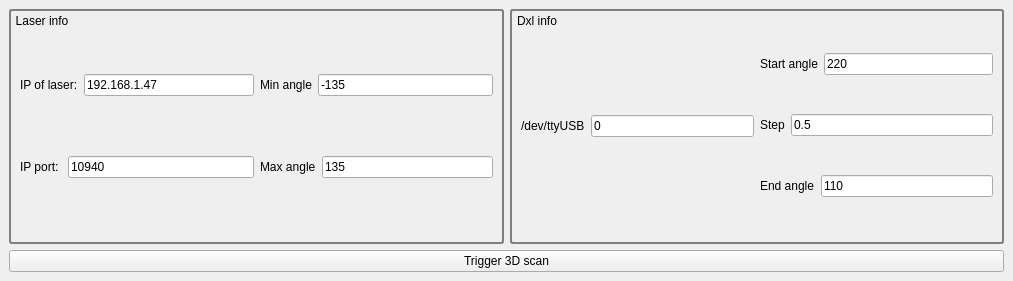
<?xml version="1.0" encoding="UTF-8"?>
<ui version="4.0">
 <class>LaserScanPlugin</class>
 <widget class="QDockWidget" name="LaserScanPlugin">
  <property name="geometry">
   <rect>
    <x>0</x>
    <y>0</y>
    <width>1013</width>
    <height>281</height>
   </rect>
  </property>
  <property name="sizePolicy">
   <sizepolicy hsizetype="Fixed" vsizetype="Preferred">
    <horstretch>0</horstretch>
    <verstretch>0</verstretch>
   </sizepolicy>
  </property>
  <property name="windowTitle">
   <string>Laser Scan</string>
  </property>
  <widget class="QWidget" name="dockWidgetContents">
   <layout class="QVBoxLayout" name="verticalLayout_4">
    <item>
     <layout class="QHBoxLayout" name="horizontalLayout_8">
      <item>
       <widget class="QGroupBox" name="laser_info_group">
        <property name="sizePolicy">
         <sizepolicy hsizetype="MinimumExpanding" vsizetype="MinimumExpanding">
          <horstretch>0</horstretch>
          <verstretch>0</verstretch>
         </sizepolicy>
        </property>
        <property name="styleSheet">
         <string notr="true">QGroupBox { 
   border: 2px solid gray; 
   border-radius: 3px; 
}

QGroupBox::title { 
    background-color: transparent;
    subcontrol-position: top left; /* position at the top left*/ 
    padding-top: 5px;
    padding-left: 5px;
 } </string>
        </property>
        <property name="title">
         <string>Laser info</string>
        </property>
        <layout class="QHBoxLayout" name="horizontalLayout_7">
         <item>
          <layout class="QVBoxLayout" name="verticalLayout">
           <item>
            <layout class="QHBoxLayout" name="horizontalLayout_2">
             <item>
              <widget class="QLabel" name="label">
               <property name="sizePolicy">
                <sizepolicy hsizetype="Fixed" vsizetype="Fixed">
                 <horstretch>0</horstretch>
                 <verstretch>0</verstretch>
                </sizepolicy>
               </property>
               <property name="text">
                <string>IP of laser:</string>
               </property>
              </widget>
             </item>
             <item>
              <widget class="QLineEdit" name="ip_input">
               <property name="sizePolicy">
                <sizepolicy hsizetype="Preferred" vsizetype="Fixed">
                 <horstretch>0</horstretch>
                 <verstretch>0</verstretch>
                </sizepolicy>
               </property>
               <property name="text">
                <string>192.168.1.47</string>
               </property>
              </widget>
             </item>
            </layout>
           </item>
           <item>
            <layout class="QHBoxLayout" name="horizontalLayout_10">
             <item>
              <widget class="QLabel" name="label_2">
               <property name="sizePolicy">
                <sizepolicy hsizetype="Fixed" vsizetype="Fixed">
                 <horstretch>0</horstretch>
                 <verstretch>0</verstretch>
                </sizepolicy>
               </property>
               <property name="text">
                <string>IP port: </string>
               </property>
              </widget>
             </item>
             <item>
              <widget class="QLineEdit" name="ip_port_input">
               <property name="sizePolicy">
                <sizepolicy hsizetype="Preferred" vsizetype="Fixed">
                 <horstretch>0</horstretch>
                 <verstretch>0</verstretch>
                </sizepolicy>
               </property>
               <property name="text">
                <string>10940</string>
               </property>
              </widget>
             </item>
            </layout>
           </item>
          </layout>
         </item>
         <item>
          <layout class="QVBoxLayout" name="verticalLayout_2">
           <item>
            <layout class="QHBoxLayout" name="horizontalLayout">
             <item>
              <widget class="QLabel" name="label_7">
               <property name="sizePolicy">
                <sizepolicy hsizetype="Fixed" vsizetype="Fixed">
                 <horstretch>0</horstretch>
                 <verstretch>0</verstretch>
                </sizepolicy>
               </property>
               <property name="text">
                <string>Min angle</string>
               </property>
              </widget>
             </item>
             <item>
              <widget class="QLineEdit" name="min_detection_angle">
               <property name="sizePolicy">
                <sizepolicy hsizetype="Preferred" vsizetype="Fixed">
                 <horstretch>0</horstretch>
                 <verstretch>0</verstretch>
                </sizepolicy>
               </property>
               <property name="text">
                <string>-135</string>
               </property>
              </widget>
             </item>
            </layout>
           </item>
           <item>
            <layout class="QHBoxLayout" name="horizontalLayout_14">
             <item>
              <widget class="QLabel" name="label_9">
               <property name="sizePolicy">
                <sizepolicy hsizetype="Fixed" vsizetype="Fixed">
                 <horstretch>0</horstretch>
                 <verstretch>0</verstretch>
                </sizepolicy>
               </property>
               <property name="text">
                <string>Max angle</string>
               </property>
              </widget>
             </item>
             <item>
              <widget class="QLineEdit" name="max_detection_angle">
               <property name="sizePolicy">
                <sizepolicy hsizetype="Preferred" vsizetype="Fixed">
                 <horstretch>0</horstretch>
                 <verstretch>0</verstretch>
                </sizepolicy>
               </property>
               <property name="text">
                <string>135</string>
               </property>
              </widget>
             </item>
            </layout>
           </item>
          </layout>
         </item>
        </layout>
       </widget>
      </item>
      <item>
       <widget class="QGroupBox" name="dxl_info_group">
        <property name="sizePolicy">
         <sizepolicy hsizetype="MinimumExpanding" vsizetype="Preferred">
          <horstretch>0</horstretch>
          <verstretch>0</verstretch>
         </sizepolicy>
        </property>
        <property name="styleSheet">
         <string notr="true">QGroupBox { 
   border: 2px solid gray; 
   border-radius: 3px; 
}

QGroupBox::title { 
    background-color: transparent;
    subcontrol-position: top left; /* position at the top left*/ 
    padding-top: 5px;
    padding-left: 5px;
 } </string>
        </property>
        <property name="title">
         <string>Dxl info</string>
        </property>
        <layout class="QHBoxLayout" name="horizontalLayout_12">
         <item>
          <layout class="QHBoxLayout" name="horizontalLayout_11">
           <item>
            <widget class="QLabel" name="label_3">
             <property name="sizePolicy">
              <sizepolicy hsizetype="Fixed" vsizetype="Fixed">
               <horstretch>0</horstretch>
               <verstretch>0</verstretch>
              </sizepolicy>
             </property>
             <property name="text">
              <string>/dev/ttyUSB</string>
             </property>
            </widget>
           </item>
           <item>
            <widget class="QLineEdit" name="ttyUSB_input">
             <property name="sizePolicy">
              <sizepolicy hsizetype="Preferred" vsizetype="Fixed">
               <horstretch>0</horstretch>
               <verstretch>0</verstretch>
              </sizepolicy>
             </property>
             <property name="text">
              <string>0</string>
             </property>
            </widget>
           </item>
           <item>
            <layout class="QHBoxLayout" name="horizontalLayout_3"/>
           </item>
          </layout>
         </item>
         <item>
          <layout class="QVBoxLayout" name="verticalLayout_6">
           <item>
            <layout class="QHBoxLayout" name="horizontalLayout_4">
             <item>
              <widget class="QLabel" name="label_4">
               <property name="sizePolicy">
                <sizepolicy hsizetype="Fixed" vsizetype="Fixed">
                 <horstretch>0</horstretch>
                 <verstretch>0</verstretch>
                </sizepolicy>
               </property>
               <property name="text">
                <string>Start angle</string>
               </property>
              </widget>
             </item>
             <item>
              <widget class="QLineEdit" name="start_angle_input">
               <property name="sizePolicy">
                <sizepolicy hsizetype="Preferred" vsizetype="Fixed">
                 <horstretch>0</horstretch>
                 <verstretch>0</verstretch>
                </sizepolicy>
               </property>
               <property name="text">
                <string>220</string>
               </property>
              </widget>
             </item>
            </layout>
           </item>
           <item>
            <layout class="QHBoxLayout" name="horizontalLayout_6">
             <property name="spacing">
              <number>6</number>
             </property>
             <item>
              <widget class="QLabel" name="label_6">
               <property name="sizePolicy">
                <sizepolicy hsizetype="Fixed" vsizetype="Fixed">
                 <horstretch>0</horstretch>
                 <verstretch>0</verstretch>
                </sizepolicy>
               </property>
               <property name="text">
                <string>Step</string>
               </property>
              </widget>
             </item>
             <item>
              <widget class="QLineEdit" name="step_angle_input">
               <property name="sizePolicy">
                <sizepolicy hsizetype="Preferred" vsizetype="Fixed">
                 <horstretch>0</horstretch>
                 <verstretch>0</verstretch>
                </sizepolicy>
               </property>
               <property name="text">
                <string>0.5</string>
               </property>
              </widget>
             </item>
            </layout>
           </item>
           <item>
            <layout class="QHBoxLayout" name="horizontalLayout_5">
             <item>
              <widget class="QLabel" name="label_5">
               <property name="sizePolicy">
                <sizepolicy hsizetype="Fixed" vsizetype="Fixed">
                 <horstretch>0</horstretch>
                 <verstretch>0</verstretch>
                </sizepolicy>
               </property>
               <property name="text">
                <string>End angle</string>
               </property>
              </widget>
             </item>
             <item>
              <widget class="QLineEdit" name="end_angle_input">
               <property name="sizePolicy">
                <sizepolicy hsizetype="Preferred" vsizetype="Fixed">
                 <horstretch>0</horstretch>
                 <verstretch>0</verstretch>
                </sizepolicy>
               </property>
               <property name="text">
                <string>110</string>
               </property>
              </widget>
             </item>
            </layout>
           </item>
          </layout>
         </item>
        </layout>
       </widget>
      </item>
     </layout>
    </item>
    <item>
     <widget class="QPushButton" name="trigger_scan">
      <property name="text">
       <string>Trigger 3D scan</string>
      </property>
     </widget>
    </item>
   </layout>
  </widget>
 </widget>
 <resources/>
 <connections>
  <connection>
   <sender>trigger_scan</sender>
   <signal>clicked()</signal>
   <receiver>LaserScanPlugin</receiver>
   <slot>scan_slot()</slot>
   <hints>
    <hint type="sourcelabel">
     <x>412</x>
     <y>210</y>
    </hint>
    <hint type="destinationlabel">
     <x>412</x>
     <y>116</y>
    </hint>
   </hints>
  </connection>
 </connections>
 <slots>
  <slot>scan_slot()</slot>
 </slots>
</ui>
